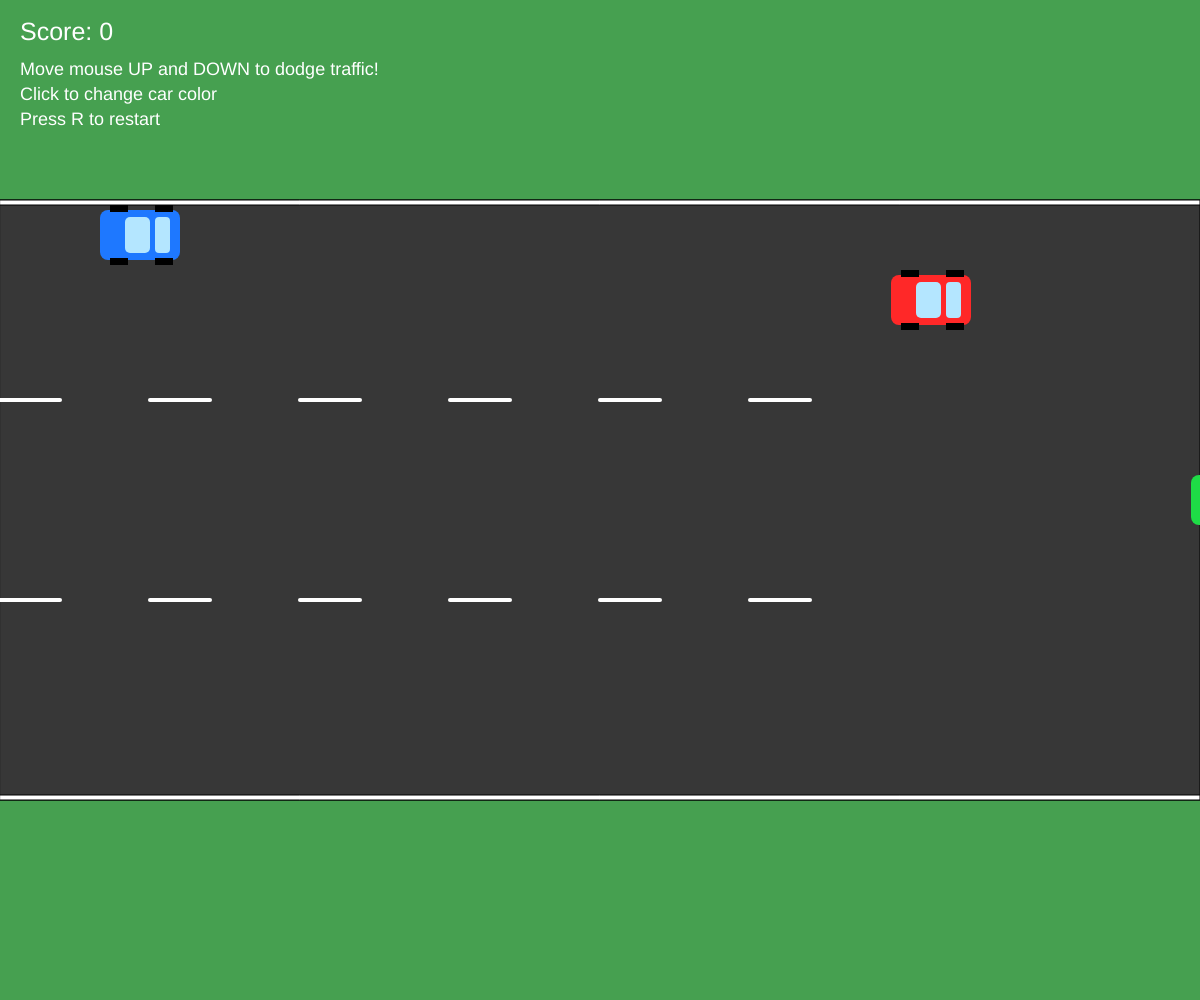
Frame 1 (no input)
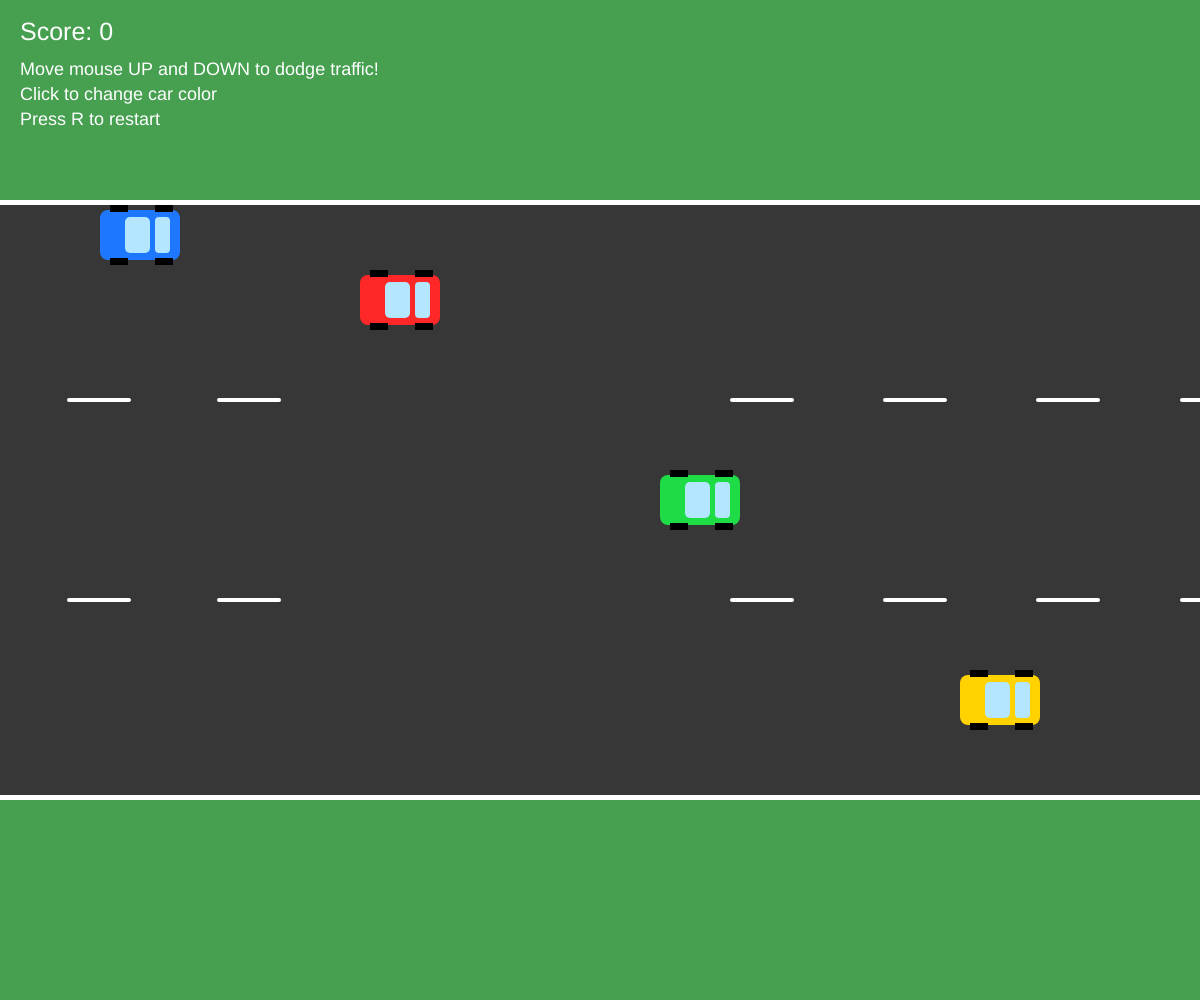
Frame 60 (no input)
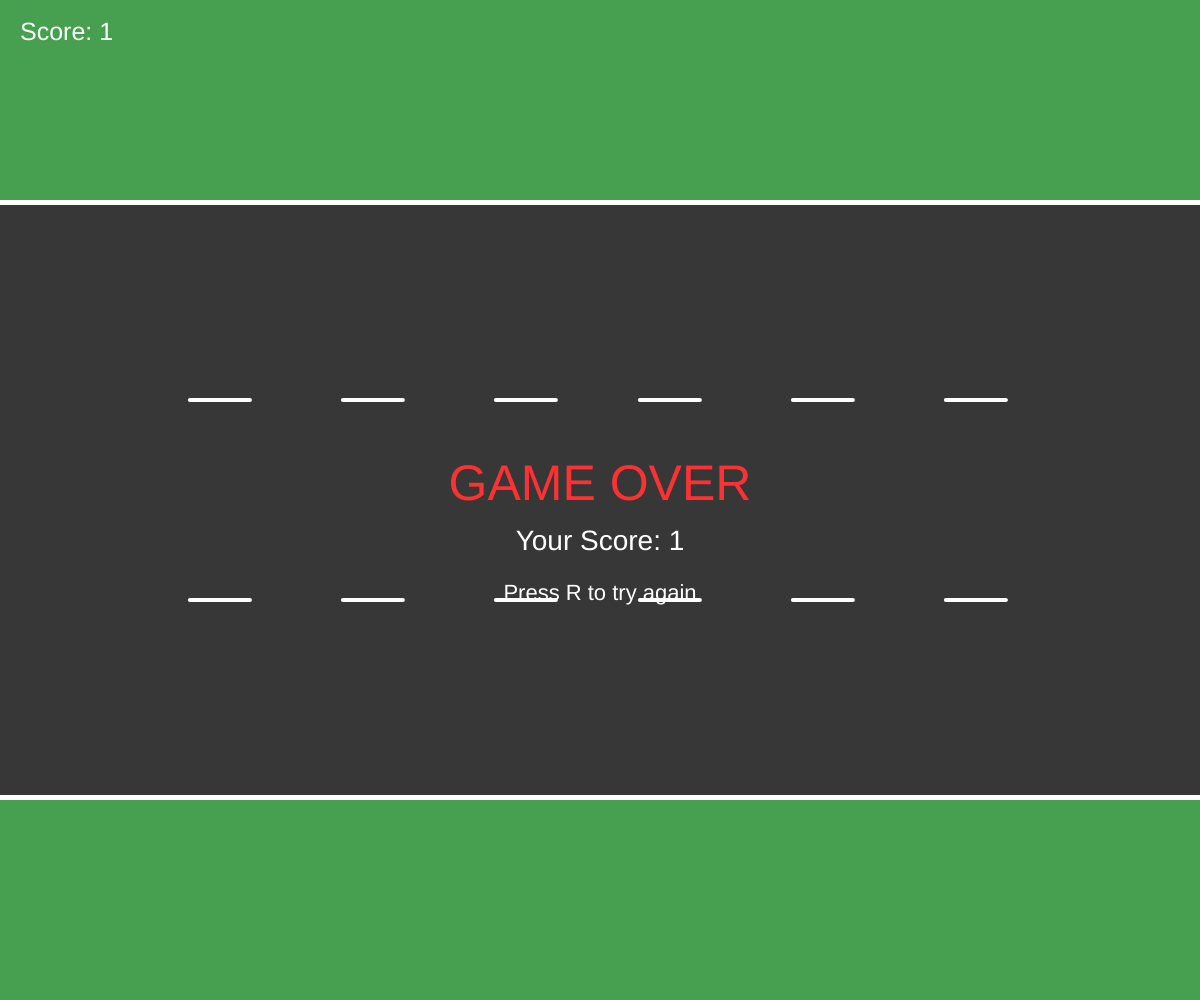
Frame 120 (the mouse pressed at the canvas centre since frame 60)

The p5.js sketch that drew these frames (run headless with seeded random() and noise() and a simulated clock; from frame 60 on, the mouse is pressed at the canvas centre):

// p5.js sketch
// ── sketch.js

/*
Name: Jai G
Title: Traffic Escape

Instructions:
Move the mouse up and down to steer your car.
Avoid the other cars to earn points.
Click to change your car's color.
Press R to restart the game.
*/

// VARIABLES

let playerY;

// Enemy car arrays (6 cars)
let enemyX = [900, 1200, 1500, 1800, 2100, 2400];
let enemyLane = [0, 1, 2, 0, 1, 2];

let enemyColors = [
  [255, 40, 40],
  [30, 220, 70],
  [255, 210, 0],
  [180, 50, 255],
  [255, 120, 20],
  [0, 220, 220]
];

// Road markings array
let roadLines = [0, 150, 300, 450, 600, 750];

let enemySpeed = 9;
let score = 0;
let gameOver = false;

// Player car color
let r = 30;
let g = 120;
let b = 255;


// SETUP

function setup() {
  createCanvas(windowWidth, windowHeight);
  resetGame();
}


// MAIN DRAW

function draw() {
  background(70, 160, 80);

  // Horizontal road
  let roadTop = height * 0.2;
  let roadBottom = height * 0.8;
  let roadHeight = roadBottom - roadTop;
  let laneHeight = roadHeight / 3;

  fill(55);
  rect(0, roadTop, width, roadHeight);

  // Road edges
  fill(255);
  rect(0, roadTop, width, 5);
  rect(0, roadBottom - 5, width, 5);

  // Road markings
  stroke(255);
  strokeWeight(4);

  for (let G = 0; G < roadLines.length; G++) {

    line(roadLines[G], roadTop + laneHeight,
         roadLines[G] + 60, roadTop + laneHeight);

    line(roadLines[G], roadTop + laneHeight * 2,
         roadLines[G] + 60, roadTop + laneHeight * 2);

    roadLines[G] = roadLines[G] - enemySpeed;

    if (roadLines[G] < -60) {
      roadLines[G] = width;
    }
  }

  noStroke();

  // Score
  fill(255);
  textSize(25);
  text("Score: " + score, 20, 40);

  if (gameOver == false) {

    // Player follows mouse up and down
    playerY = constrain(
      mouseY - 25,
      roadTop + 10,
      roadBottom - 60
    );

    // Player car stays on the left
    let playerX = 100;

    drawCar(playerX, playerY, r, g, b);

    // Enemy cars using arrays
    for (let J = 0; J < enemyX.length; J++) {

      let enemyY = roadTop + laneHeight * enemyLane[J]
                   + laneHeight / 2 - 25;

      // Move enemy cars
      enemyX[J] = enemyX[J] - enemySpeed;

      // Draw enemy cars using color array
      drawCar(
        enemyX[J],
        enemyY,
        enemyColors[J][0],
        enemyColors[J][1],
        enemyColors[J][2]
      );

      // Check for collision
      if (
        playerX < enemyX[J] + 80 &&
        playerX + 80 > enemyX[J] &&
        playerY < enemyY + 50 &&
        playerY + 50 > enemyY
      ) {
        gameOver = true;
      }

      // Reset enemy cars
      if (enemyX[J] < -100) {

        enemyX[J] = width + random(200, 600);
        enemyLane[J] = floor(random(3));

        score = score + 1;

        // Make game faster
        enemySpeed = enemySpeed + 0.3;
      }
    }

    // Instructions
    fill(255);
    textSize(18);
    text("Move mouse UP and DOWN to dodge traffic!", 20, 75);
    text("Click to change car color", 20, 100);
    text("Press R to restart", 20, 125);

  } else {

    // GAME OVER SCREEN
    fill(255, 50, 50);
    textAlign(CENTER);
    textSize(50);
    text("GAME OVER", width / 2, height / 2);

    fill(255);
    textSize(28);
    text("Your Score: " + score, width / 2, height / 2 + 50);

    textSize(22);
    text("Press R to try again", width / 2, height / 2 + 100);

    textAlign(LEFT);
  }
}


// DRAW CAR

function drawCar(x, y, red, green, blue) {

  // Car body
  fill(red, green, blue);
  noStroke();
  rect(x, y, 80, 50, 8);

  // Windows
  fill(180, 230, 255);
  rect(x + 25, y + 7, 25, 36, 5);
  rect(x + 55, y + 7, 15, 36, 4);

  // Wheels
  fill(0);
  rect(x + 10, y - 5, 18, 7);
  rect(x + 55, y - 5, 18, 7);
  rect(x + 10, y + 48, 18, 7);
  rect(x + 55, y + 48, 18, 7);
}


// CHANGE CAR COLOR

function mousePressed() {
  r = random(255);
  g = random(255);
  b = random(255);
}


// RESTART GAME

function keyPressed() {
  if (key == 'r' || key == 'R') {
    resetGame();
  }
}


// RESET VARIABLES

function resetGame() {

  enemyX = [900, 1200, 1500, 1800, 2100, 2400];

  enemyLane = [0, 1, 2, 0, 1, 2];

  roadLines = [0, 150, 300, 450, 600, 750];

  enemySpeed = 9;
  score = 0;
  gameOver = false;
}


// RESPONSIVE CANVAS

function windowResized() {
  resizeCanvas(windowWidth, windowHeight);
}
